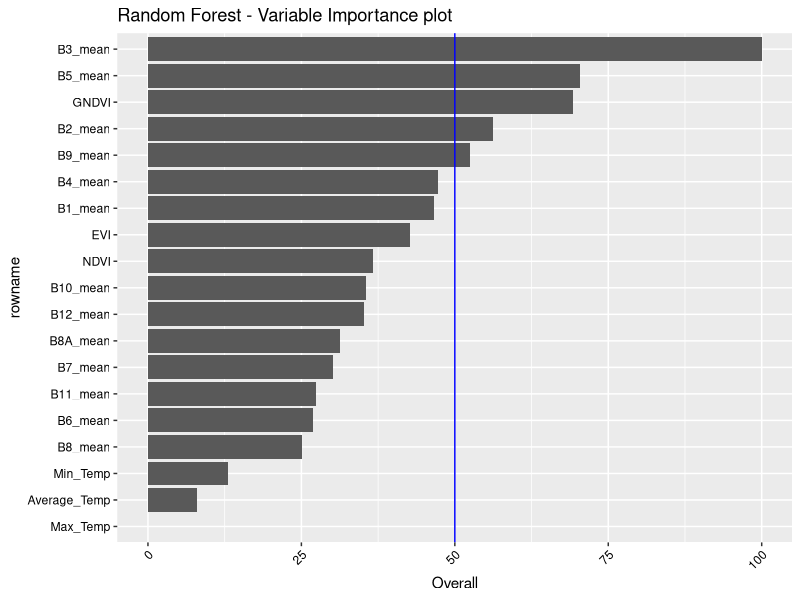

Generate this figure with R:
# Load packages
# https://www.machinelearningplus.com/machine-learning/caret-package/
# https://www.youtube.com/watch?v=fSytzGwwBVw
library(tidyverse)
library(mlbench)
library(ggplot2)
library(caret)

# Set the folder location
#setwd('~/Dropbox/RS Project/RSSTARTUP_repo/Product_Development/Yield_forcasting_R/Innovation_laboratory_EAGLE')
setwd('/home/diego/GITHUP_REPO/Innovation_laboratory_EAGLE')

# Import dataset
# The dataset used is summary_fn.csv, which was clean but the original one
# is summary.csv
Field_Carmen <- read.csv('./Original_data/summary_fn.csv')

# Structure of the dataframe
str(Field_Carmen)

# See top 6 rows and 10 columns
head(Field_Carmen[, 1:10])

# Split the data into training and test set
set.seed(123)
training.samples <- Field_Carmen$Kg_He %>%
  createDataPartition(p = 0.75, list = FALSE)

train.data  <- Field_Carmen[training.samples, ]
test.data <- Field_Carmen[-training.samples, ]

################################################################################

# Build the model
#model <- lm(Kg_He ~., data = train.data)

# Observe the model
#model

# It is because, one of your dependent variables has NA for Coefficients given as
# output by the lm(..) function. Such a variable is making no difference to the 
# model, often due to multicollinearity problem ie, that predictor variable is 
# linearly dependent on other predictor variables OR because, that predictor 
# variable is constant for all the records(rows). The best thing to do is to drop
# that variable from the formula in lm(..) function and do the regression again.

# Make predictions and compute the R2, RMSE and MAE
#predictions <- model %>% predict(test.data, na.action=na.exclude)

#data.frame( R2 = R2(predictions, test.data$Kg_He),
#            RMSE = RMSE(predictions, test.data$Kg_He),
#            MAE = MAE(predictions, test.data$Kg_He))

#RMSE(predictions, test.data$Kg_He)/mean(test.data$Kg_He)

################################################################################

# RandomForest
# https://topepo.github.io/caret/train-models-by-tag.html#random-forest
# https://stats.stackexchange.com/questions/348245/do-we-have-to-tune-the-number-of-trees-in-a-random-forest
# https://stats.stackexchange.com/questions/50210/caret-and-randomforest-number-of-trees

# Define training control
set.seed(234)
train.control <- trainControl(method = "none")

# Train the model
model <- train(Kg_He ~., data = Field_Carmen, 
               method = "rf",
               ntree = 1000,
               trControl = train.control,
               tuneGrid = data.frame(mtry = 6))

# Summarize the results
summary(model)
print(model)

# Make predictions and compute the R2, RMSE and MAE
predictions <- model %>% predict(test.data, na.action=na.exclude)

predictions

data.frame( R2 = R2(predictions, test.data$Kg_He),
            RMSE = RMSE(predictions, test.data$Kg_He),
            MAE = MAE(predictions, test.data$Kg_He))

RMSE(predictions, test.data$Kg_He)/mean(test.data$Kg_He)

# variable importance
gbmImp <- varImp(model, scale = T)
gbmImp

# Save boxplot as .png
png(file = './Plots/Variable_Importance.png', units = "px",
    width = 600, height = 700)
#plot(gbmImp, top = 19, main = "Random Forest - Variable Importance plot")

nrow(varImp(model)$importance) #34 variables extracted

p <- varImp(model)$importance %>% 
  as.data.frame() %>%
  rownames_to_column() %>%
  arrange(Overall) %>%
  mutate(rowname = forcats::fct_inorder(rowname )) %>%
  ggplot() +
  geom_col(aes(x = rowname, y = Overall)) +
  coord_flip() +
  labs(title = "Random Forest - Variable Importance plot") +
  geom_hline(yintercept = 50, color = "blue", size=0.5) +
  theme(axis.text.x = element_text(angle = 45, hjust = 1, colour = "black")) +
  theme(axis.text.y = element_text(hjust = 1, colour = "black"))


plot(p)

dev.off()
